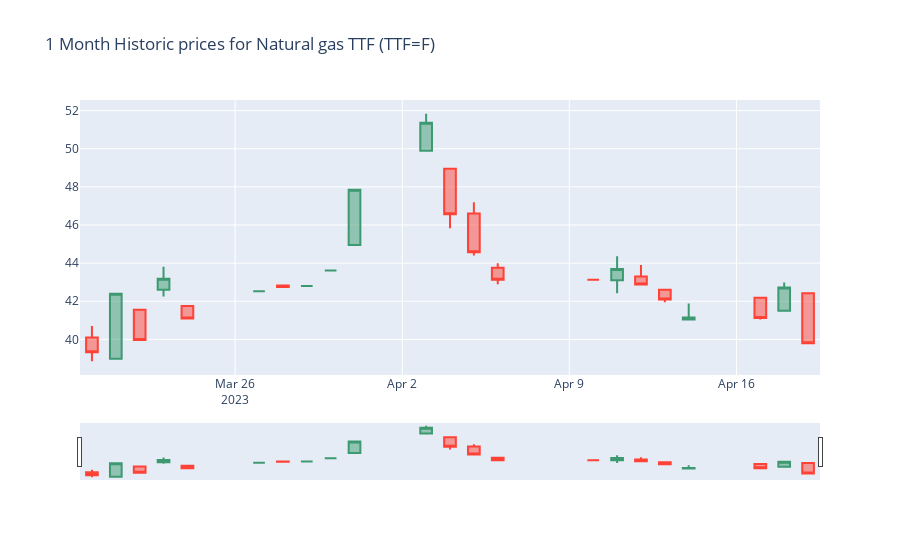

Notebook code for this chart:
### Code cell
#Stock data show
stockCandle(hist,title=" 1 Month Historic prices for Natural gas TTF (TTF=F) ")
